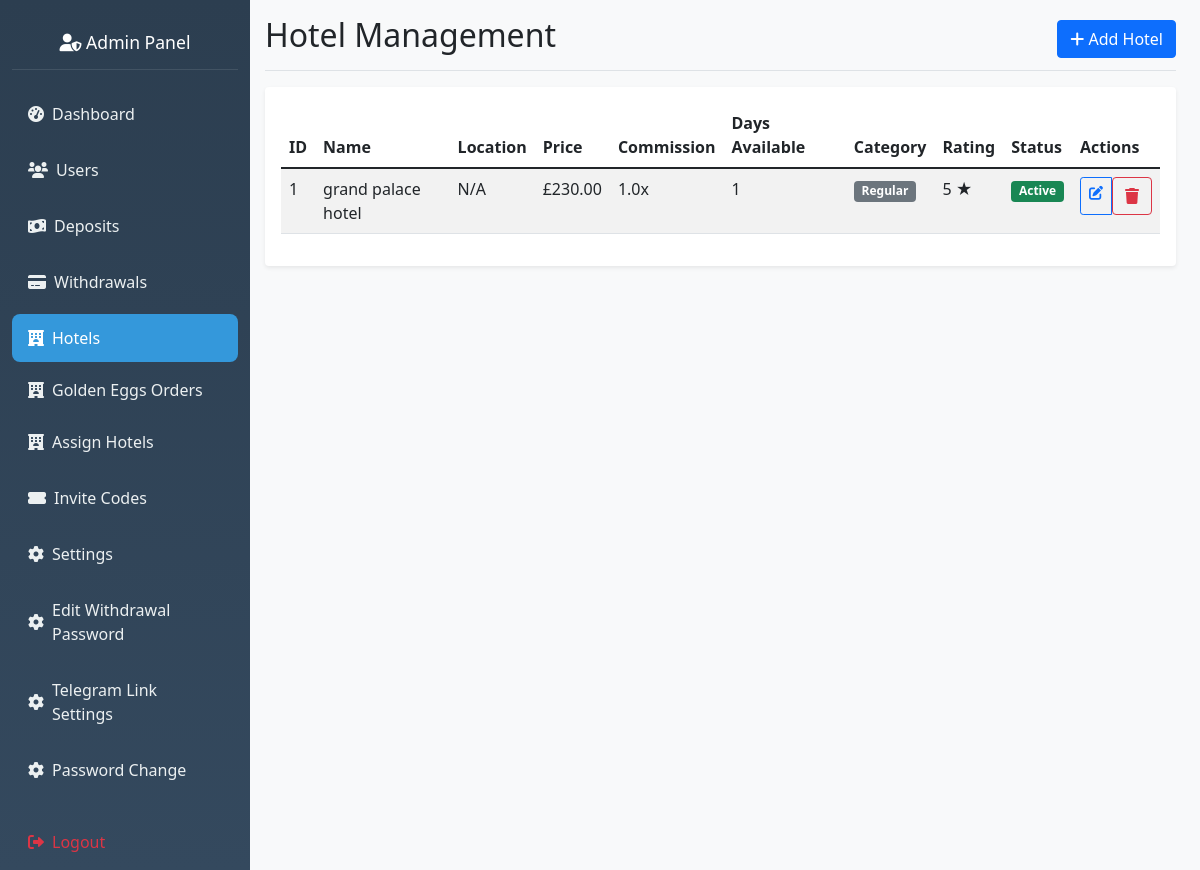
The page /admin/hotels on the database its author committed.
### hotel_app/models.py (models this page shows, shortened)
class Hotel(db.Model):
    __tablename__ = 'hotel'
    id = db.Column(db.Integer, primary_key=True)
    name = db.Column(db.String(120), nullable=False)
    primary_picture = db.Column(db.String(200))
    price = db.Column(db.Float, nullable=False)
    commission_multiplier = db.Column(db.Float, default=1.0)
    days_available = db.Column(db.Integer, default=1)
    description = db.Column(db.Text)
    location = db.Column(db.String(200))
    rating = db.Column(db.Integer, default=5)
    created_at = db.Column(db.DateTime, default=datetime.utcnow)
    category = db.Column(db.String(50), default='regular')
    is_active = db.Column(db.Boolean, default=True)
    reservations = db.relationship(
        'Reservation',
        backref='hotel',
        lazy='dynamic',
        cascade='all, delete-orphan',
        passive_deletes=True
    )
    user_assignments = db.relationship(
        'UserHotelAssignment',
        foreign_keys='UserHotelAssignment.hotel_id',
        backref='hotel',
        lazy='dynamic',
        cascade='all, delete-orphan',
        passive_deletes=True
    )
    user_ratings = db.relationship(
        'UserHotelRating',
        backref='hotel',
        lazy='dynamic'
    )

### hotel_app/routes.py (the view, shortened to what this page needs)
@app.route('/admin/hotels', methods=['GET', 'POST'])
def manage_hotels():
    hotels = Hotel.query.order_by(Hotel.name).all()
    for hotel in hotels:
        if hotel.category is None:
            hotel.category = 'Uncategorized'
    return render_template('admin_hotels.html', hotels=hotels)

### hotel_app/routes.py (called while the page is built)
@app.before_request
def check_admin_routes():
    if request.endpoint and request.endpoint.startswith('admin_') and request.endpoint != 'admin_login':
        if 'admin_id' not in session:
            return redirect(url_for('admin_login'))

### hotel_app/templates/admin_hotels.html (shortened to what this page needs)
{% extends "admin_base.html" %}
{% block content %}
<div class="d-flex justify-content-between flex-wrap flex-md-nowrap align-items-center pb-2 mb-3 border-bottom">
    <h1 class="h2">Hotel Management</h1>
    <button type="button" class="btn btn-primary" data-bs-toggle="modal" data-bs-target="#addHotelModal">
        <i class="fas fa-plus"></i> Add Hotel
    </button>
</div>
<div class="card">
    <div class="card-body">
        <div class="table-responsive">
            <table class="table table-striped">
                <thead>
                    <tr>
                        <th>ID</th>
                        <th>Name</th>
                        <th>Location</th>
                        <th>Price</th>
                        <th>Commission</th>
                        <th>Days Available</th>
                        <th>Category</th>
                        <th>Rating</th>
                        <th>Status</th>
                        <th>Actions</th>
                    </tr>
                </thead>
                <tbody>
                    {% if hotels %}
                        {% for hotel in hotels %}
                        <tr>
                            <td>{{ hotel.id }}</td>
                            <td>{{ hotel.name }}</td>
                            <td>{{ hotel.location or 'N/A' }}</td>
                            <td>£{{ "%.2f"|format(hotel.price) }}</td>
                            <td>{{ hotel.commission_multiplier }}x</td>
                            <td>{{ hotel.days_available }}</td>
                            <td>
                                <span class="badge bg-{{ 'primary' if hotel.category == 'luxury' else 'secondary' }}">
                                    {{ hotel.category.title() }}
                                </span>
                            </td>
                            <td>
                                {% if hotel.rating %}
                                    {{ hotel.rating }} ★
                                {% else %}
                                    N/A
                                {% endif %}
                            </td>
                            <td>
                                <span class="badge bg-{{ 'success' if hotel.is_active else 'secondary' }}">
                                    {{ 'Active' if hotel.is_active else 'Inactive' }}
                                </span>
                            </td>
                            <td>
                                <div class="btn-group btn-group-sm">
                                    <a href="{{ url_for('edit_hotel', hotel_id=hotel.id) }}" class="btn btn-outline-primary">
                                        <i class="fas fa-edit"></i>
                                    </a>
                                    <form method="POST" action="{{ url_for('delete_hotel', hotel_id=hotel.id) }}" class="d-inline"
                                          onsubmit="return confirm('Are you sure you want to delete this hotel?')">
                                        <button type="submit" class="btn btn-outline-danger">
                                            <i class="fas fa-trash"></i>
                                        </button>
                                    </form>
                                </div>
                            </td>
                        </tr>
                        {% endfor %}
                    {% else %}
                        <tr>
                            <td colspan="10" class="text-center text-muted">No hotels found</td>
                        </tr>
                    {% endif %}
                </tbody>
            </table>
        </div>
    </div>
</div>
{% endblock %}

### hotel_app/static/css/admin.css (style rules this page uses)
.card { border: none; box-shadow: 0 0.125rem 0.25rem rgba(0, 0, 0, 0.075); }

### rows shown on the page
Hotel: id "1", name "grand palace hotel", location "N/A", price "230.00", commission_multiplier "1.0", days_available "1", category "Regular", rating "5", is_active "Active"
